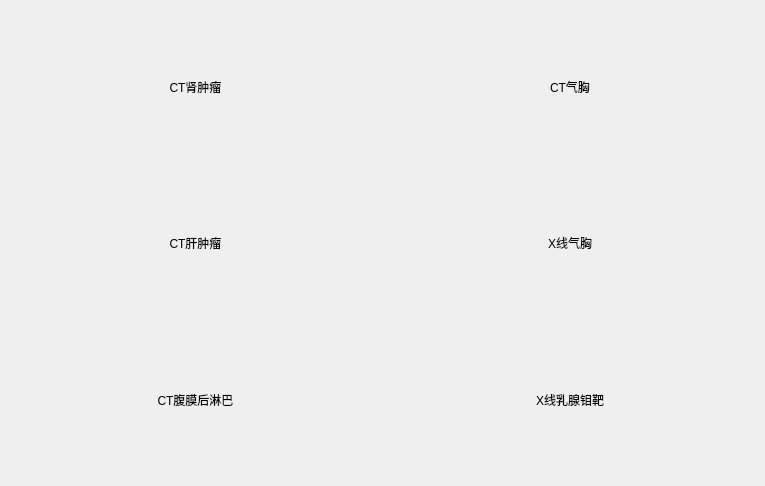
<?xml version="1.0" encoding="UTF-8"?>
<ui version="4.0">
 <class>select</class>
 <widget class="QWidget" name="select">
  <property name="geometry">
   <rect>
    <x>0</x>
    <y>0</y>
    <width>765</width>
    <height>486</height>
   </rect>
  </property>
  <property name="windowTitle">
   <string>请选择推理类型：</string>
  </property>
  <property name="windowOpacity">
   <double>0.000000000000000</double>
  </property>
  <layout class="QGridLayout" name="gridLayout_2">
   <item row="0" column="0">
    <layout class="QGridLayout" name="gridLayout">
     <item row="2" column="0">
      <widget class="QLabel" name="label_5">
       <property name="text">
        <string>CT腹膜后淋巴</string>
       </property>
       <property name="alignment">
        <set>Qt::AlignCenter</set>
       </property>
      </widget>
     </item>
     <item row="1" column="0">
      <widget class="QLabel" name="label_3">
       <property name="text">
        <string>CT肝肿瘤</string>
       </property>
       <property name="alignment">
        <set>Qt::AlignCenter</set>
       </property>
      </widget>
     </item>
     <item row="0" column="0">
      <widget class="QLabel" name="label_1">
       <property name="layoutDirection">
        <enum>Qt::RightToLeft</enum>
       </property>
       <property name="text">
        <string>CT肾肿瘤</string>
       </property>
       <property name="alignment">
        <set>Qt::AlignCenter</set>
       </property>
      </widget>
     </item>
     <item row="2" column="1">
      <widget class="QLabel" name="label_6">
       <property name="text">
        <string>X线乳腺钼靶</string>
       </property>
       <property name="alignment">
        <set>Qt::AlignCenter</set>
       </property>
      </widget>
     </item>
     <item row="0" column="1">
      <widget class="QLabel" name="label_2">
       <property name="text">
        <string>CT气胸</string>
       </property>
       <property name="alignment">
        <set>Qt::AlignCenter</set>
       </property>
      </widget>
     </item>
     <item row="1" column="1">
      <widget class="QLabel" name="label_4">
       <property name="text">
        <string>X线气胸</string>
       </property>
       <property name="alignment">
        <set>Qt::AlignCenter</set>
       </property>
      </widget>
     </item>
    </layout>
   </item>
  </layout>
 </widget>
 <resources>
  <include location="../resouces/images/images.qrc"/>
 </resources>
 <connections/>
 <slots>
  <signal>signal1()</signal>
  <slot>slot1()</slot>
 </slots>
</ui>
